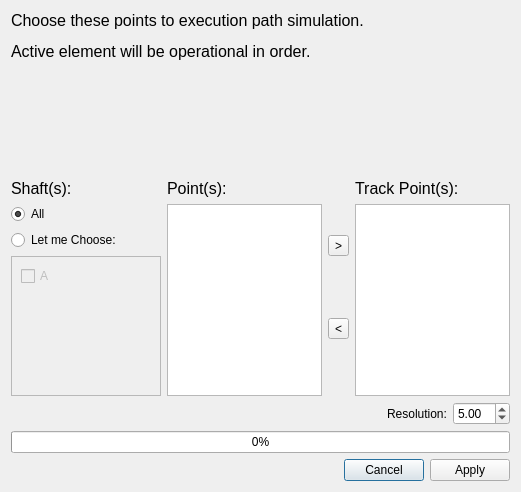
<?xml version="1.0" encoding="UTF-8"?>
<ui version="4.0">
 <class>Dialog</class>
 <widget class="QDialog" name="Dialog">
  <property name="geometry">
   <rect>
    <x>0</x>
    <y>0</y>
    <width>521</width>
    <height>492</height>
   </rect>
  </property>
  <property name="sizePolicy">
   <sizepolicy hsizetype="Fixed" vsizetype="Fixed">
    <horstretch>0</horstretch>
    <verstretch>0</verstretch>
   </sizepolicy>
  </property>
  <property name="minimumSize">
   <size>
    <width>521</width>
    <height>492</height>
   </size>
  </property>
  <property name="maximumSize">
   <size>
    <width>521</width>
    <height>492</height>
   </size>
  </property>
  <property name="windowTitle">
   <string>Path Track</string>
  </property>
  <property name="windowIcon">
   <iconset resource="../../icons.qrc">
    <normaloff>:/icons/bezier.png</normaloff>:/icons/bezier.png</iconset>
  </property>
  <property name="sizeGripEnabled">
   <bool>false</bool>
  </property>
  <property name="modal">
   <bool>true</bool>
  </property>
  <layout class="QVBoxLayout" name="verticalLayout_5">
   <item>
    <widget class="QLabel" name="label">
     <property name="text">
      <string>&lt;html&gt;&lt;head/&gt;&lt;body&gt;&lt;p&gt;&lt;span style=&quot; font-size:12pt;&quot;&gt;Choose these points to execution path simulation.&lt;/span&gt;&lt;/p&gt;&lt;p&gt;&lt;span style=&quot; font-size:12pt;&quot;&gt;Active element will be operational in order.&lt;/span&gt;&lt;/p&gt;&lt;/body&gt;&lt;/html&gt;</string>
     </property>
     <property name="textFormat">
      <enum>Qt::RichText</enum>
     </property>
     <property name="alignment">
      <set>Qt::AlignLeading|Qt::AlignLeft|Qt::AlignTop</set>
     </property>
     <property name="wordWrap">
      <bool>true</bool>
     </property>
    </widget>
   </item>
   <item>
    <spacer name="verticalSpacer">
     <property name="orientation">
      <enum>Qt::Vertical</enum>
     </property>
     <property name="sizeHint" stdset="0">
      <size>
       <width>20</width>
       <height>40</height>
      </size>
     </property>
    </spacer>
   </item>
   <item>
    <layout class="QHBoxLayout" name="horizontalLayout_2">
     <item>
      <layout class="QVBoxLayout" name="verticalLayout_4">
       <item>
        <widget class="QLabel" name="label_5">
         <property name="text">
          <string>&lt;html&gt;&lt;head/&gt;&lt;body&gt;&lt;p&gt;&lt;span style=&quot; font-size:12pt;&quot;&gt;Shaft(s):&lt;/span&gt;&lt;/p&gt;&lt;/body&gt;&lt;/html&gt;</string>
         </property>
         <property name="textFormat">
          <enum>Qt::RichText</enum>
         </property>
         <property name="alignment">
          <set>Qt::AlignLeading|Qt::AlignLeft|Qt::AlignTop</set>
         </property>
         <property name="wordWrap">
          <bool>true</bool>
         </property>
        </widget>
       </item>
       <item>
        <widget class="QRadioButton" name="allShafts">
         <property name="text">
          <string>All</string>
         </property>
         <property name="checked">
          <bool>true</bool>
         </property>
        </widget>
       </item>
       <item>
        <widget class="QRadioButton" name="chooseShafts">
         <property name="text">
          <string>Let me Choose:</string>
         </property>
        </widget>
       </item>
       <item>
        <widget class="QScrollArea" name="shaftsScrollArea">
         <property name="enabled">
          <bool>false</bool>
         </property>
         <property name="sizePolicy">
          <sizepolicy hsizetype="Fixed" vsizetype="Expanding">
           <horstretch>0</horstretch>
           <verstretch>0</verstretch>
          </sizepolicy>
         </property>
         <property name="minimumSize">
          <size>
           <width>150</width>
           <height>0</height>
          </size>
         </property>
         <property name="widgetResizable">
          <bool>true</bool>
         </property>
         <widget class="QWidget" name="scrollAreaWidgetContents">
          <property name="geometry">
           <rect>
            <x>0</x>
            <y>0</y>
            <width>148</width>
            <height>136</height>
           </rect>
          </property>
          <layout class="QVBoxLayout" name="verticalLayout_6">
           <item>
            <widget class="QCheckBox" name="checkBox">
             <property name="text">
              <string>A</string>
             </property>
            </widget>
           </item>
           <item>
            <spacer name="verticalSpacer_2">
             <property name="orientation">
              <enum>Qt::Vertical</enum>
             </property>
             <property name="sizeHint" stdset="0">
              <size>
               <width>20</width>
               <height>40</height>
              </size>
             </property>
            </spacer>
           </item>
          </layout>
         </widget>
        </widget>
       </item>
      </layout>
     </item>
     <item>
      <layout class="QVBoxLayout" name="verticalLayout_2">
       <item>
        <widget class="QLabel" name="label_2">
         <property name="text">
          <string>&lt;html&gt;&lt;head/&gt;&lt;body&gt;&lt;p&gt;&lt;span style=&quot; font-size:12pt;&quot;&gt;Point(s):&lt;/span&gt;&lt;/p&gt;&lt;/body&gt;&lt;/html&gt;</string>
         </property>
         <property name="textFormat">
          <enum>Qt::RichText</enum>
         </property>
         <property name="alignment">
          <set>Qt::AlignLeading|Qt::AlignLeft|Qt::AlignTop</set>
         </property>
         <property name="wordWrap">
          <bool>true</bool>
         </property>
        </widget>
       </item>
       <item>
        <widget class="QListWidget" name="Point_list">
         <property name="sizePolicy">
          <sizepolicy hsizetype="Expanding" vsizetype="Fixed">
           <horstretch>0</horstretch>
           <verstretch>0</verstretch>
          </sizepolicy>
         </property>
        </widget>
       </item>
      </layout>
     </item>
     <item>
      <layout class="QVBoxLayout" name="verticalLayout">
       <item>
        <widget class="QToolButton" name="add_button">
         <property name="text">
          <string>&gt;</string>
         </property>
        </widget>
       </item>
       <item>
        <widget class="QToolButton" name="remove_botton">
         <property name="text">
          <string>&lt;</string>
         </property>
        </widget>
       </item>
      </layout>
     </item>
     <item>
      <layout class="QVBoxLayout" name="verticalLayout_3">
       <item>
        <widget class="QLabel" name="label_3">
         <property name="text">
          <string>&lt;html&gt;&lt;head/&gt;&lt;body&gt;&lt;p&gt;&lt;span style=&quot; font-size:12pt;&quot;&gt;Track Point(s):&lt;/span&gt;&lt;/p&gt;&lt;/body&gt;&lt;/html&gt;</string>
         </property>
         <property name="textFormat">
          <enum>Qt::RichText</enum>
         </property>
         <property name="alignment">
          <set>Qt::AlignLeading|Qt::AlignLeft|Qt::AlignTop</set>
         </property>
         <property name="wordWrap">
          <bool>true</bool>
         </property>
        </widget>
       </item>
       <item>
        <widget class="QListWidget" name="Run_list">
         <property name="sizePolicy">
          <sizepolicy hsizetype="Expanding" vsizetype="Fixed">
           <horstretch>0</horstretch>
           <verstretch>0</verstretch>
          </sizepolicy>
         </property>
        </widget>
       </item>
      </layout>
     </item>
    </layout>
   </item>
   <item>
    <layout class="QHBoxLayout" name="horizontalLayout_3">
     <item>
      <spacer name="horizontalSpacer_2">
       <property name="orientation">
        <enum>Qt::Horizontal</enum>
       </property>
       <property name="sizeHint" stdset="0">
        <size>
         <width>40</width>
         <height>20</height>
        </size>
       </property>
      </spacer>
     </item>
     <item>
      <widget class="QLabel" name="label_4">
       <property name="text">
        <string>Resolution:</string>
       </property>
      </widget>
     </item>
     <item>
      <widget class="QDoubleSpinBox" name="Resolution">
       <property name="minimum">
        <double>0.500000000000000</double>
       </property>
       <property name="maximum">
        <double>45.000000000000000</double>
       </property>
       <property name="singleStep">
        <double>0.500000000000000</double>
       </property>
       <property name="value">
        <double>5.000000000000000</double>
       </property>
      </widget>
     </item>
    </layout>
   </item>
   <item>
    <widget class="QProgressBar" name="progressBar">
     <property name="value">
      <number>0</number>
     </property>
     <property name="textVisible">
      <bool>true</bool>
     </property>
     <property name="textDirection">
      <enum>QProgressBar::TopToBottom</enum>
     </property>
    </widget>
   </item>
   <item>
    <layout class="QHBoxLayout" name="horizontalLayout">
     <item>
      <spacer name="horizontalSpacer">
       <property name="orientation">
        <enum>Qt::Horizontal</enum>
       </property>
       <property name="sizeHint" stdset="0">
        <size>
         <width>40</width>
         <height>20</height>
        </size>
       </property>
      </spacer>
     </item>
     <item>
      <widget class="QDialogButtonBox" name="buttonBox">
       <property name="standardButtons">
        <set>QDialogButtonBox::Apply|QDialogButtonBox::Cancel</set>
       </property>
      </widget>
     </item>
    </layout>
   </item>
  </layout>
 </widget>
 <resources>
  <include location="../../icons.qrc"/>
 </resources>
 <connections>
  <connection>
   <sender>buttonBox</sender>
   <signal>rejected()</signal>
   <receiver>Dialog</receiver>
   <slot>reject()</slot>
   <hints>
    <hint type="sourcelabel">
     <x>292</x>
     <y>332</y>
    </hint>
    <hint type="destinationlabel">
     <x>199</x>
     <y>181</y>
    </hint>
   </hints>
  </connection>
 </connections>
</ui>
